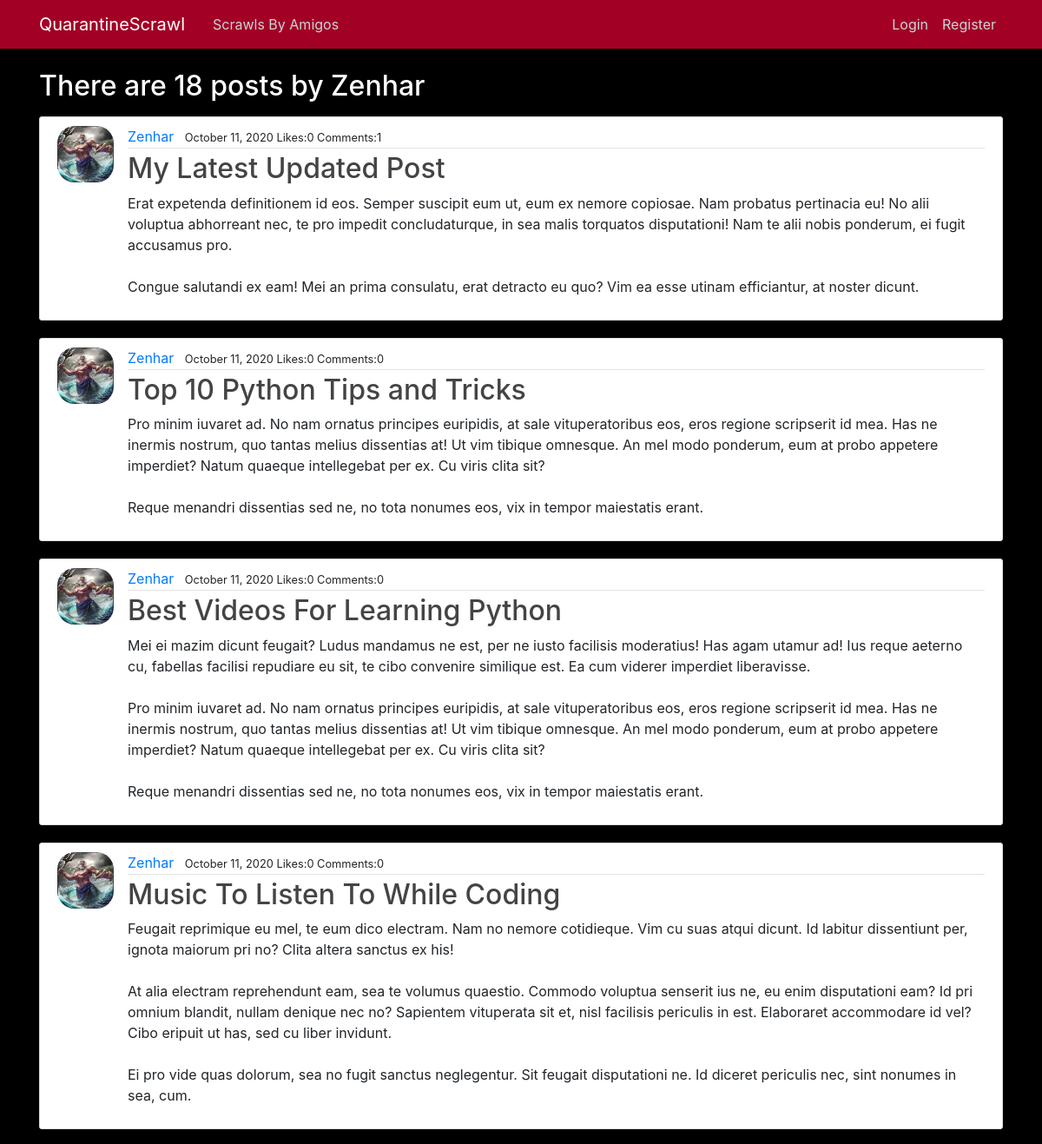
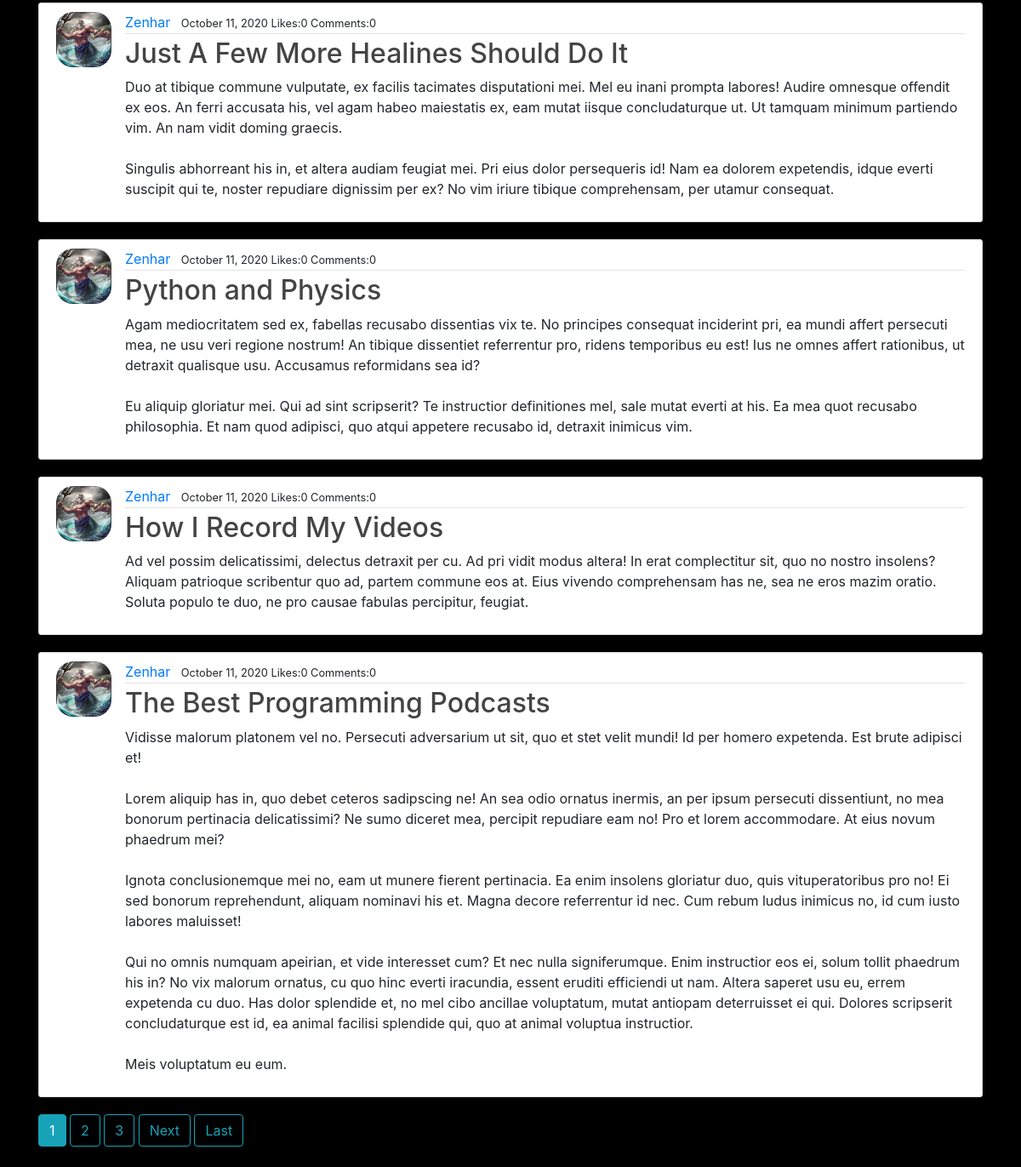
/user/Zenhar, run on the app's committed database (2 pictures, top to bottom).
### blog/models.py (models this page shows, shortened)
class Post(models.Model):
    title = models.CharField(max_length=100)
    content = models.TextField()
    date = models.DateTimeField(default=timezone.now)
    author = models.ForeignKey(User, on_delete=models.CASCADE)
    liked = models.ManyToManyField(
        User, related_name="unliked", default=None, blank=True
    )
    commented = models.ManyToManyField(
        User, related_name="uncommented", default=None, blank=True
    )

### users/models.py (models this page shows, shortened)
class Profile(models.Model):
    user = models.OneToOneField(User, on_delete=models.CASCADE)
    image = models.ImageField(default="poseidon.jpg", upload_to="profile_pics")
    follow = models.ManyToManyField(User, related_name="followers", blank=True)
    follower = models.ManyToManyField(User, related_name="follows", blank=True)

### blog/views.py (the view)
# urls.py: path("user/<str:username>", UserPostListView.as_view(), name="user-posts"),
class UserPostListView(ListView):
    model = Post
    template_name = "blog/user_posts.html"
    context_object_name = "all_posts"
    paginate_by = 8
    def get_queryset(self):
        user = get_object_or_404(User, username=self.kwargs.get("username"))
        return Post.objects.filter(author=user).order_by("-date")

### blog/templates/blog/user_posts.html (shortened to what this page needs)
{% extends "blog/base.html" %}
{% block content %}
<h2 style="color:white;" class="mb-3 user-posts-title" > There are {{page_obj.paginator.count}} posts by {{ view.kwargs.username }}  </h2>
    {% for post in all_posts %}
        <article class="media content-section">
          <img class="rounded-cirle article-img" src="{{post.author.profile.image.url}}" alt="">
          <div class="media-body">
            <div class="article-metadata">
                <a class="mr-2" href="{% url 'user-posts' post.author.username %}">{{ post.author }}</a>
                <small>{{ post.date|date:"F d, Y" }}  Likes:{{post.liked.all.count}}  Comments:{{post.commented.all.count}}</small>
            </div>
            <h2><a class="article-title" href="{% url 'post-detail' post.id %}">{{ post.title }}</a></h2>
            <p class="article-content">{{ post.content }}</p>
          </div>
        </article>
    {% endfor %}
    {% if is_paginated %}
    {% for num in page_obj.paginator.page_range %}
      {% if page_obj.number == num %}
        <a class="btn btn-info mb-4" href="?page={{ num }}">{{ num }}</a>
      {% elif num > page_obj.number|add:'-3' and num < page_obj.number|add:'3' %}
        <a class="btn btn-outline-info mb-4" href="?page={{ num }}">{{ num }}</a>
      {% endif %}
    {% endfor %}
    {% if page_obj.has_next %}
      <a class="btn btn-outline-info mb-4" href="?page={{ page_obj.next_page_number }}">Next</a>
      <a class="btn btn-outline-info mb-4" href="?page={{ page_obj.paginator.num_pages }}">Last</a>
    {% endif %}
  {% endif %}
{% endblock content %}

### blog/static/blog/blog-css/main.css (style rules this page uses)
body { background-color: black; margin-top: 5rem; }
.content-section { background: #ffffff; padding: 10px 20px; border: 1px solid #dddddd; border-radius: 3px; margin-bottom: 20px; }
.article-title { color: #444444; }
.article-content { white-space: pre-line; }
.article-img { height: 65px; width: 65px; margin-right: 16px; border-radius: 20px; }
.article-metadata { padding-bottom: 1px; margin-bottom: 4px; border-bottom: 1px solid #e3e3e3; }

### data on the page
Post: author.profile.image (picture), author "Zenhar", date "October 11, 2020", liked.all.count "0", commented.all.count "1", title "My Latest Updated Post", content "Erat expetenda definitionem id eos. Semper suscipit eum ut, eum ex nemore copiosae. Nam probatus pertinacia eu! No alii voluptua abhorreant nec, te pro impedit concludaturque, in sea malis torquatos disputationi! Nam te alii nobis ponderum, ei fugit accusamus pro. Congue salutandi ex eam! Mei an prima consulatu, erat detracto eu quo? Vim ea esse utinam efficiantur, at noster dicunt."
Post: author.profile.image (picture), author "Zenhar", date "October 11, 2020", liked.all.count "0", commented.all.count "0", title "Top 10 Python Tips and Tricks", content "Pro minim iuvaret ad. No nam ornatus principes euripidis, at sale vituperatoribus eos, eros regione scripserit id mea. Has ne inermis nostrum, quo tantas melius dissentias at! Ut vim tibique omnesque. An mel modo ponderum, eum at probo appetere imperdiet? Natum quaeque intellegebat per ex. Cu viris clita sit? Reque menandri dissentias sed ne, no tota nonumes eos, vix in tempor maiestatis erant."
Post: author.profile.image (picture), author "Zenhar", date "October 11, 2020", liked.all.count "0", commented.all.count "0", title "Best Videos For Learning Python", content "Mei ei mazim dicunt feugait? Ludus mandamus ne est, per ne iusto facilisis moderatius! Has agam utamur ad! Ius reque aeterno cu, fabellas facilisi repudiare eu sit, te cibo convenire similique est. Ea cum viderer imperdiet liberavisse. Pro minim iuvaret ad. No nam ornatus principes euripidis, at sale vituperatoribus eos, eros regione scripserit id mea. Has ne inermis nostrum, quo tantas melius dissentias at! Ut vim tibique omnesque. An mel modo ponderum, eum at probo appetere imperdiet? Natum quaeque intellegebat per ex. Cu viris clita sit? Reque menandri dissentias sed ne, no tota nonumes eos, vix in tempor maiestatis erant."
Post: author.profile.image (picture), author "Zenhar", date "October 11, 2020", liked.all.count "0", commented.all.count "0", title "Music To Listen To While Coding", content "Feugait reprimique eu mel, te eum dico electram. Nam no nemore cotidieque. Vim cu suas atqui dicunt. Id labitur dissentiunt per, ignota maiorum pri no? Clita altera sanctus ex his! At alia electram reprehendunt eam, sea te volumus quaestio. Commodo voluptua senserit ius ne, eu enim disputationi eam? Id pri omnium blandit, nullam denique nec no? Sapientem vituperata sit et, nisl facilisis periculis in est. Elaboraret accommodare id vel? Cibo eripuit ut has, sed cu liber invidunt. Ei pro vide quas dolorum, sea no fugit sanctus neglegentur. Sit feugait disputationi ne. Id diceret periculis nec, sint nonumes in sea, cum."
Post: author.profile.image (picture), author "Zenhar", date "October 11, 2020", liked.all.count "0", commented.all.count "0", title "Just A Few More Healines Should Do It", content "Duo at tibique commune vulputate, ex facilis tacimates disputationi mei. Mel eu inani prompta labores! Audire omnesque offendit ex eos. An ferri accusata his, vel agam habeo maiestatis ex, eam mutat iisque concludaturque ut. Ut tamquam minimum partiendo vim. An nam vidit doming graecis. Singulis abhorreant his in, et altera audiam feugiat mei. Pri eius dolor persequeris id! Nam ea dolorem expetendis, idque everti suscipit qui te, noster repudiare dignissim per ex? No vim iriure tibique comprehensam, per utamur consequat."
Post: author.profile.image (picture), author "Zenhar", date "October 11, 2020", liked.all.count "0", commented.all.count "0", title "Python and Physics", content "Agam mediocritatem sed ex, fabellas recusabo dissentias vix te. No principes consequat inciderint pri, ea mundi affert persecuti mea, ne usu veri regione nostrum! An tibique dissentiet referrentur pro, ridens temporibus eu est! Ius ne omnes affert rationibus, ut detraxit qualisque usu. Accusamus reformidans sea id? Eu aliquip gloriatur mei. Qui ad sint scripserit? Te instructior definitiones mel, sale mutat everti at his. Ea mea quot recusabo philosophia. Et nam quod adipisci, quo atqui appetere recusabo id, detraxit inimicus vim."
Post: author.profile.image (picture), author "Zenhar", date "October 11, 2020", liked.all.count "0", commented.all.count "0", title "How I Record My Videos", content "Ad vel possim delicatissimi, delectus detraxit per cu. Ad pri vidit modus altera! In erat complectitur sit, quo no nostro insolens? Aliquam patrioque scribentur quo ad, partem commune eos at. Eius vivendo comprehensam has ne, sea ne eros mazim oratio. Soluta populo te duo, ne pro causae fabulas percipitur, feugiat."
Post: author.profile.image (picture), author "Zenhar", date "October 11, 2020", liked.all.count "0", commented.all.count "0", title "The Best Programming Podcasts", content "Vidisse malorum platonem vel no. Persecuti adversarium ut sit, quo et stet velit mundi! Id per homero expetenda. Est brute adipisci et! Lorem aliquip has in, quo debet ceteros sadipscing ne! An sea odio ornatus inermis, an per ipsum persecuti dissentiunt, no mea bonorum pertinacia delicatissimi? Ne sumo diceret mea, percipit repudiare eam no! Pro et lorem accommodare. At eius novum phaedrum mei? Ignota conclusionemque mei no, eam ut munere fierent pertinacia. Ea enim insolens gloriatur duo, quis vituperatoribus pro no! Ei sed bonorum reprehendunt, aliquam nominavi his et. Magna decore referrentur id nec. Cum rebum ludus inimicus no, id cum iusto labores maluisset! Qui no omnis numquam…"

### other printed values
{{ page_obj.paginator.count }} "18"
{{ view.kwargs.username }} "Zenhar"
{{ num }} "1"
{{ num }} "2" "3"
